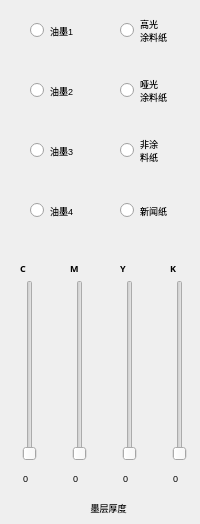
    <widget class="QWidget" name="tab_4">
     <attribute name="icon">
      <iconset resource="qrc_mainwindow.qrc">
       <normaloff>:/icons/curve.png</normaloff>:/icons/curve.png</iconset>
     </attribute>
     <attribute name="title">
      <string/>
     </attribute>
     <widget class="QSlider" name="verticalSlider_cyanInkThickness">
      <property name="geometry">
       <rect>
        <x>20</x>
        <y>280</y>
        <width>20</width>
        <height>181</height>
       </rect>
      </property>
      <property name="minimum">
       <number>0</number>
      </property>
      <property name="maximum">
       <number>30</number>
      </property>
      <property name="value">
       <number>0</number>
      </property>
      <property name="orientation">
       <enum>Qt::Vertical</enum>
      </property>
     </widget>
     <widget class="QRadioButton" name="radioButton_paper4">
      <property name="geometry">
       <rect>
        <x>120</x>
        <y>190</y>
        <width>61</width>
        <height>41</height>
       </rect>
      </property>
      <property name="font">
       <font>
        <pointsize>7</pointsize>
       </font>
      </property>
      <property name="text">
       <string>新闻纸</string>
      </property>
     </widget>
     <widget class="QRadioButton" name="radioButton_paper3">
      <property name="geometry">
       <rect>
        <x>120</x>
        <y>130</y>
        <width>61</width>
        <height>41</height>
       </rect>
      </property>
      <property name="font">
       <font>
        <pointsize>7</pointsize>
       </font>
      </property>
      <property name="text">
       <string>非涂
料纸</string>
      </property>
     </widget>
     <widget class="QRadioButton" name="radioButton_paper2">
      <property name="geometry">
       <rect>
        <x>120</x>
        <y>70</y>
        <width>61</width>
        <height>41</height>
       </rect>
      </property>
      <property name="font">
       <font>
        <pointsize>7</pointsize>
       </font>
      </property>
      <property name="text">
       <string>哑光
涂料纸</string>
      </property>
     </widget>
     <widget class="QRadioButton" name="radioButton_paper1">
      <property name="geometry">
       <rect>
        <x>120</x>
        <y>10</y>
        <width>61</width>
        <height>41</height>
       </rect>
      </property>
      <property name="font">
       <font>
        <pointsize>7</pointsize>
       </font>
      </property>
      <property name="text">
       <string>高光
涂料纸</string>
      </property>
     </widget>
     <widget class="QRadioButton" name="radioButton_Ink1">
      <property name="geometry">
       <rect>
        <x>30</x>
        <y>10</y>
        <width>61</width>
        <height>41</height>
       </rect>
      </property>
      <property name="font">
       <font>
        <family>Ubuntu</family>
        <pointsize>7</pointsize>
       </font>
      </property>
      <property name="text">
       <string>油墨1</string>
      </property>
      <property name="autoExclusive">
       <bool>true</bool>
      </property>
     </widget>
     <widget class="QRadioButton" name="radioButton_Ink2">
      <property name="geometry">
       <rect>
        <x>30</x>
        <y>70</y>
        <width>61</width>
        <height>41</height>
       </rect>
      </property>
      <property name="font">
       <font>
        <pointsize>7</pointsize>
       </font>
      </property>
      <property name="text">
       <string>油墨2</string>
      </property>
      <property name="autoExclusive">
       <bool>true</bool>
      </property>
     </widget>
     <widget class="QRadioButton" name="radioButton_Ink3">
      <property name="geometry">
       <rect>
        <x>30</x>
        <y>130</y>
        <width>61</width>
        <height>41</height>
       </rect>
      </property>
      <property name="font">
       <font>
        <pointsize>7</pointsize>
       </font>
      </property>
      <property name="text">
       <string>油墨3</string>
      </property>
      <property name="autoExclusive">
       <bool>true</bool>
      </property>
     </widget>
     <widget class="QRadioButton" name="radioButton_Ink4">
      <property name="geometry">
       <rect>
        <x>30</x>
        <y>190</y>
        <width>61</width>
        <height>41</height>
       </rect>
      </property>
      <property name="font">
       <font>
        <pointsize>7</pointsize>
       </font>
      </property>
      <property name="text">
       <string>油墨4</string>
      </property>
      <property name="autoExclusive">
       <bool>true</bool>
      </property>
     </widget>
     <widget class="QLabel" name="label_2">
      <property name="geometry">
       <rect>
        <x>20</x>
        <y>260</y>
        <width>16</width>
        <height>16</height>
       </rect>
      </property>
      <property name="font">
       <font>
        <family>WenQuanYi Zen Hei</family>
        <pointsize>7</pointsize>
        <weight>75</weight>
        <bold>true</bold>
       </font>
      </property>
      <property name="text">
       <string>C</string>
      </property>
     </widget>
     <widget class="QLabel" name="label_6">
      <property name="geometry">
       <rect>
        <x>70</x>
        <y>260</y>
        <width>16</width>
        <height>16</height>
       </rect>
      </property>
      <property name="font">
       <font>
        <family>WenQuanYi Zen Hei</family>
        <pointsize>7</pointsize>
        <weight>75</weight>
        <bold>true</bold>
       </font>
      </property>
      <property name="text">
       <string>M</string>
      </property>
     </widget>
     <widget class="QLabel" name="label_8">
      <property name="geometry">
       <rect>
        <x>120</x>
        <y>260</y>
        <width>16</width>
        <height>16</height>
       </rect>
      </property>
      <property name="font">
       <font>
        <family>WenQuanYi Zen Hei</family>
        <pointsize>7</pointsize>
        <weight>75</weight>
        <bold>true</bold>
       </font>
      </property>
      <property name="text">
       <string>Y</string>
      </property>
     </widget>
     <widget class="QLabel" name="label_12">
      <property name="geometry">
       <rect>
        <x>170</x>
        <y>260</y>
        <width>16</width>
        <height>16</height>
       </rect>
      </property>
      <property name="font">
       <font>
        <family>WenQuanYi Zen Hei</family>
        <pointsize>7</pointsize>
        <weight>75</weight>
        <bold>true</bold>
       </font>
      </property>
      <property name="text">
       <string>K</string>
      </property>
     </widget>
     <widget class="QSlider" name="verticalSlider_magentaInkThickness">
      <property name="geometry">
       <rect>
        <x>70</x>
        <y>280</y>
        <width>20</width>
        <height>181</height>
       </rect>
      </property>
      <property name="minimum">
       <number>0</number>
      </property>
      <property name="maximum">
       <number>25</number>
      </property>
      <property name="value">
       <number>0</number>
      </property>
      <property name="orientation">
       <enum>Qt::Vertical</enum>
      </property>
     </widget>
     <widget class="QSlider" name="verticalSlider_yellowInkThickness">
      <property name="geometry">
       <rect>
        <x>120</x>
        <y>280</y>
        <width>20</width>
        <height>181</height>
       </rect>
      </property>
      <property name="minimum">
       <number>0</number>
      </property>
      <property name="maximum">
       <number>25</number>
      </property>
      <property name="value">
       <number>0</number>
      </property>
      <property name="orientation">
       <enum>Qt::Vertical</enum>
      </property>
     </widget>
     <widget class="QSlider" name="verticalSlider_blackInkThickness">
      <property name="geometry">
       <rect>
        <x>170</x>
        <y>280</y>
        <width>20</width>
        <height>181</height>
       </rect>
      </property>
      <property name="minimum">
       <number>0</number>
      </property>
      <property name="maximum">
       <number>40</number>
      </property>
      <property name="value">
       <number>0</number>
      </property>
      <property name="orientation">
       <enum>Qt::Vertical</enum>
      </property>
     </widget>
     <widget class="QLabel" name="label_15">
      <property name="geometry">
       <rect>
        <x>80</x>
        <y>500</y>
        <width>57</width>
        <height>15</height>
       </rect>
      </property>
      <property name="font">
       <font>
        <pointsize>7</pointsize>
       </font>
      </property>
      <property name="text">
       <string>墨层厚度</string>
      </property>
      <property name="alignment">
       <set>Qt::AlignCenter</set>
      </property>
     </widget>
     <widget class="QLabel" name="label_cyanInkThickness">
      <property name="geometry">
       <rect>
        <x>10</x>
        <y>470</y>
        <width>31</width>
        <height>16</height>
       </rect>
      </property>
      <property name="font">
       <font>
        <pointsize>7</pointsize>
       </font>
      </property>
      <property name="text">
       <string>0</string>
      </property>
      <property name="alignment">
       <set>Qt::AlignCenter</set>
      </property>
     </widget>
     <widget class="QLabel" name="label_magentaInkThickness">
      <property name="geometry">
       <rect>
        <x>60</x>
        <y>470</y>
        <width>31</width>
        <height>16</height>
       </rect>
      </property>
      <property name="font">
       <font>
        <pointsize>7</pointsize>
       </font>
      </property>
      <property name="text">
       <string>0</string>
      </property>
      <property name="alignment">
       <set>Qt::AlignCenter</set>
      </property>
     </widget>
     <widget class="QLabel" name="label_yellowInkThickness">
      <property name="geometry">
       <rect>
        <x>110</x>
        <y>470</y>
        <width>31</width>
        <height>16</height>
       </rect>
      </property>
      <property name="font">
       <font>
        <pointsize>7</pointsize>
       </font>
      </property>
      <property name="text">
       <string>0</string>
      </property>
      <property name="alignment">
       <set>Qt::AlignCenter</set>
      </property>
     </widget>
     <widget class="QLabel" name="label_blackInkThickness">
      <property name="geometry">
       <rect>
        <x>160</x>
        <y>470</y>
        <width>31</width>
        <height>16</height>
       </rect>
      </property>
      <property name="font">
       <font>
        <pointsize>7</pointsize>
       </font>
      </property>
      <property name="text">
       <string>0</string>
      </property>
      <property name="alignment">
       <set>Qt::AlignCenter</set>
      </property>
     </widget>
    </widget>
